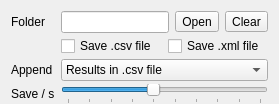
         <widget class="QWidget" name="tab_textFiles">
          <property name="sizePolicy">
           <sizepolicy hsizetype="Preferred" vsizetype="Preferred">
            <horstretch>0</horstretch>
            <verstretch>0</verstretch>
           </sizepolicy>
          </property>
          <attribute name="title">
           <string>Text Files</string>
          </attribute>
          <layout class="QFormLayout" name="formLayout_2">
           <property name="verticalSpacing">
            <number>3</number>
           </property>
           <property name="bottomMargin">
            <number>0</number>
           </property>
           <item row="0" column="0">
            <widget class="QLabel" name="label_7">
             <property name="text">
              <string>Folder</string>
             </property>
            </widget>
           </item>
           <item row="0" column="1">
            <widget class="QWidget" name="widget_5" native="true">
             <property name="sizePolicy">
              <sizepolicy hsizetype="Expanding" vsizetype="Fixed">
               <horstretch>0</horstretch>
               <verstretch>0</verstretch>
              </sizepolicy>
             </property>
             <layout class="QHBoxLayout" name="horizontalLayout_6">
              <property name="leftMargin">
               <number>0</number>
              </property>
              <property name="topMargin">
               <number>0</number>
              </property>
              <property name="rightMargin">
               <number>0</number>
              </property>
              <property name="bottomMargin">
               <number>0</number>
              </property>
              <item>
               <widget class="QLineEdit" name="lineEdit_folder">
                <property name="readOnly">
                 <bool>true</bool>
                </property>
               </widget>
              </item>
              <item>
               <widget class="QToolButton" name="pushButton_selectFolder">
                <property name="text">
                 <string>Open</string>
                </property>
               </widget>
              </item>
              <item>
               <widget class="QToolButton" name="toolButton_trashFolder">
                <property name="text">
                 <string>Clear</string>
                </property>
               </widget>
              </item>
             </layout>
            </widget>
           </item>
           <item row="1" column="1">
            <widget class="QWidget" name="widget_12" native="true">
             <property name="sizePolicy">
              <sizepolicy hsizetype="Expanding" vsizetype="Fixed">
               <horstretch>0</horstretch>
               <verstretch>0</verstretch>
              </sizepolicy>
             </property>
             <layout class="QHBoxLayout" name="horizontalLayout_14">
              <property name="leftMargin">
               <number>0</number>
              </property>
              <property name="topMargin">
               <number>0</number>
              </property>
              <property name="rightMargin">
               <number>0</number>
              </property>
              <property name="bottomMargin">
               <number>0</number>
              </property>
              <item>
               <widget class="QCheckBox" name="checkBox_saveCsv">
                <property name="text">
                 <string>Save .csv file</string>
                </property>
               </widget>
              </item>
              <item>
               <widget class="QCheckBox" name="checkBox_saveXML">
                <property name="text">
                 <string>Save .xml file</string>
                </property>
               </widget>
              </item>
             </layout>
            </widget>
           </item>
           <item row="2" column="0">
            <widget class="QLabel" name="label_append">
             <property name="text">
              <string>Append</string>
             </property>
            </widget>
           </item>
           <item row="2" column="1">
            <widget class="QComboBox" name="comboBox_appendMethod">
             <property name="sizePolicy">
              <sizepolicy hsizetype="Expanding" vsizetype="Fixed">
               <horstretch>0</horstretch>
               <verstretch>0</verstretch>
              </sizepolicy>
             </property>
             <item>
              <property name="text">
               <string>Results in .csv file</string>
              </property>
             </item>
             <item>
              <property name="text">
               <string>Results in .txt files</string>
              </property>
             </item>
             <item>
              <property name="text">
               <string>Results in both</string>
              </property>
             </item>
             <item>
              <property name="text">
               <string>Don't append results</string>
              </property>
             </item>
            </widget>
           </item>
           <item row="3" column="0">
            <widget class="QLabel" name="label_savePerSec">
             <property name="toolTip">
              <string>How many times per second to save the results to files</string>
             </property>
             <property name="text">
              <string>Save / s</string>
             </property>
            </widget>
           </item>
           <item row="3" column="1">
            <widget class="QSlider" name="horizontalSlider_aggsPerSecond">
             <property name="minimum">
              <number>1</number>
             </property>
             <property name="maximum">
              <number>10</number>
             </property>
             <property name="pageStep">
              <number>1</number>
             </property>
             <property name="value">
              <number>5</number>
             </property>
             <property name="orientation">
              <enum>Qt::Horizontal</enum>
             </property>
             <property name="tickPosition">
              <enum>QSlider::TicksBelow</enum>
             </property>
            </widget>
           </item>
          </layout>
         </widget>
